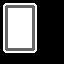

Rendered tile map (Tiled .tmx) drawn with the repository's tilesets; below, a short description and the full map source, tile grids included:
An orthogonal 8x8 tile map with 8x8 px tiles, 4 tile layers (Holder Background, Holder Outline, Card Shadow, Card Outline).

<map version="1.9" tiledversion="1.9.2" orientation="orthogonal" renderorder="right-down" width="8" height="8" tilewidth="8" tileheight="8" infinite="0" nextlayerid="5" nextobjectid="1">
 <tileset firstgid="1" source="sprite_sheet.tsx" />
 <layer id="4" name="Holder Background" width="8" height="8">
  <data encoding="csv">
0,0,0,0,0,0,0,0,
0,40,40,40,0,0,0,0,
0,40,40,40,0,0,0,0,
0,40,40,40,0,0,0,0,
0,40,40,40,0,0,0,0,
0,40,40,40,0,0,0,0,
0,0,0,0,0,0,0,0,
0,0,0,0,0,0,0,0
</data>
 </layer>
 <layer id="3" name="Holder Outline" width="8" height="8" opacity="0.6">
  <data encoding="csv">
11,47,47,47,12,0,0,0,
48,0,0,0,48,0,0,0,
48,0,0,0,48,0,0,0,
48,0,0,0,48,0,0,0,
48,0,0,0,48,0,0,0,
48,0,0,0,48,0,0,0,
27,47,47,47,28,0,0,0,
0,0,0,0,0,0,0,0
</data>
 </layer>
 <layer id="2" name="Card Shadow" width="8" height="8">
  <data encoding="csv">
43,77,77,77,44,0,0,0,
75,2,2,2,76,0,0,0,
75,2,2,2,76,0,0,0,
75,2,2,2,76,0,0,0,
75,2,2,2,76,0,0,0,
75,2,2,2,76,0,0,0,
59,78,78,78,60,0,0,0,
0,0,0,0,0,0,0,0
</data>
 </layer>
 <layer id="1" name="Card Outline" width="8" height="8" opacity="0.6">
  <data encoding="csv">
9,15,15,15,10,0,0,0,
31,0,0,0,31,0,0,0,
31,0,0,0,31,0,0,0,
31,0,0,0,31,0,0,0,
31,0,0,0,31,0,0,0,
31,0,0,0,31,0,0,0,
25,15,15,15,26,0,0,0,
0,0,0,0,0,0,0,0
</data>
 </layer>
</map>